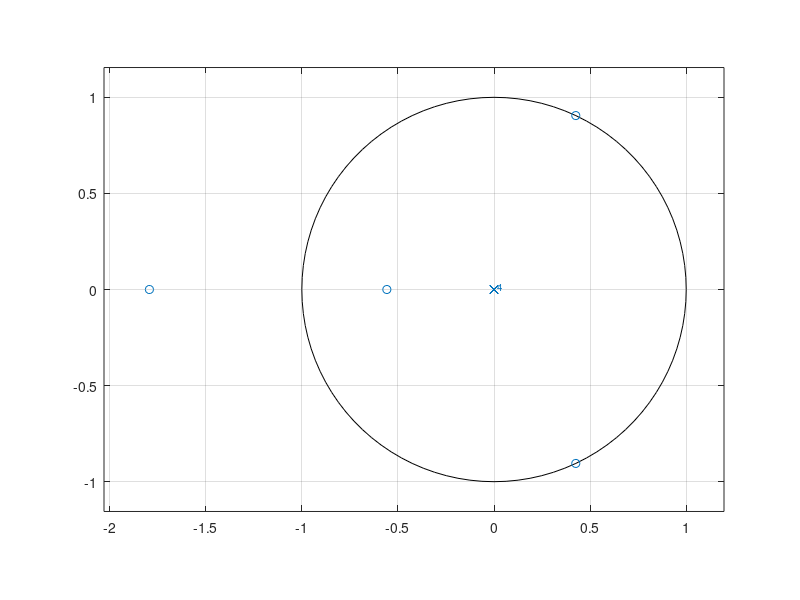

Write MATLAB code to recreate this figure. (Note: this script raises an error after producing the figure.)
close all
clear all
w=0:4;
b=[2 3 0 3 2] ;
a=[1];
zplane(b,a);
l=length(b);
x=ones(1,l);
[h]=filter(b,a,x);
figure
subplot 311
plot(w,abs(h))
xlabel('w')
ylabel('Magnitude')
title('Frequency Response')
subplot 312
plot(w,angle(h))
xlabel('w')
ylabel('Phase')
title('Phase Response')
subplot 313
grpdelay(b,a)
